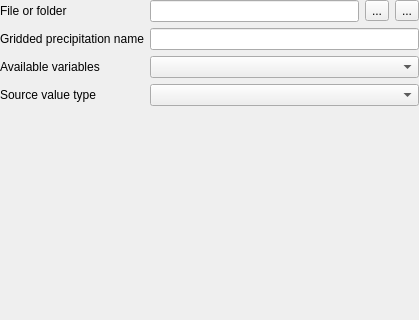
<?xml version="1.0" encoding="UTF-8"?>
<ui version="4.0">
 <class>ReosGribPrecipitationWidget</class>
 <widget class="QWidget" name="ReosGribPrecipitationWidget">
  <property name="geometry">
   <rect>
    <x>0</x>
    <y>0</y>
    <width>419</width>
    <height>320</height>
   </rect>
  </property>
  <property name="windowTitle">
   <string notr="true">Form</string>
  </property>
  <layout class="QVBoxLayout" name="verticalLayout_2" stretch="0,0">
   <property name="leftMargin">
    <number>0</number>
   </property>
   <property name="topMargin">
    <number>0</number>
   </property>
   <property name="rightMargin">
    <number>0</number>
   </property>
   <property name="bottomMargin">
    <number>0</number>
   </property>
   <item>
    <layout class="QGridLayout" name="gridLayout">
     <property name="bottomMargin">
      <number>0</number>
     </property>
     <item row="0" column="2">
      <widget class="QToolButton" name="mPathToolButton">
       <property name="text">
        <string>...</string>
       </property>
      </widget>
     </item>
     <item row="0" column="1">
      <widget class="QLineEdit" name="mPathLineEdit"/>
     </item>
     <item row="3" column="1" colspan="3">
      <widget class="QComboBox" name="mValueTypeCombo"/>
     </item>
     <item row="0" column="0">
      <widget class="QLabel" name="label">
       <property name="text">
        <string>File or folder</string>
       </property>
      </widget>
     </item>
     <item row="2" column="0">
      <widget class="QLabel" name="label_2">
       <property name="text">
        <string>Available variables</string>
       </property>
      </widget>
     </item>
     <item row="2" column="1" colspan="3">
      <widget class="QComboBox" name="mVariablesCombo"/>
     </item>
     <item row="0" column="3">
      <widget class="ReosNotificationButton" name="mNotificationButton">
       <property name="text">
        <string>...</string>
       </property>
      </widget>
     </item>
     <item row="3" column="0">
      <widget class="QLabel" name="label_3">
       <property name="text">
        <string>Source value type</string>
       </property>
      </widget>
     </item>
     <item row="1" column="1" colspan="3">
      <widget class="QLineEdit" name="mNameLineEdit"/>
     </item>
     <item row="1" column="0">
      <widget class="QLabel" name="label_4">
       <property name="text">
        <string>Gridded precipitation name</string>
       </property>
      </widget>
     </item>
    </layout>
   </item>
   <item>
    <widget class="ReosDataVizMapWidget" name="mDataVizMap" native="true"/>
   </item>
  </layout>
 </widget>
 <customwidgets>
  <customwidget>
   <class>ReosNotificationButton</class>
   <extends>QToolButton</extends>
   <header>reosnotificationbutton.h</header>
  </customwidget>
  <customwidget>
   <class>ReosDataVizMapWidget</class>
   <extends>QWidget</extends>
   <header>reosmap.h</header>
   <container>1</container>
  </customwidget>
 </customwidgets>
 <resources/>
 <connections/>
</ui>
